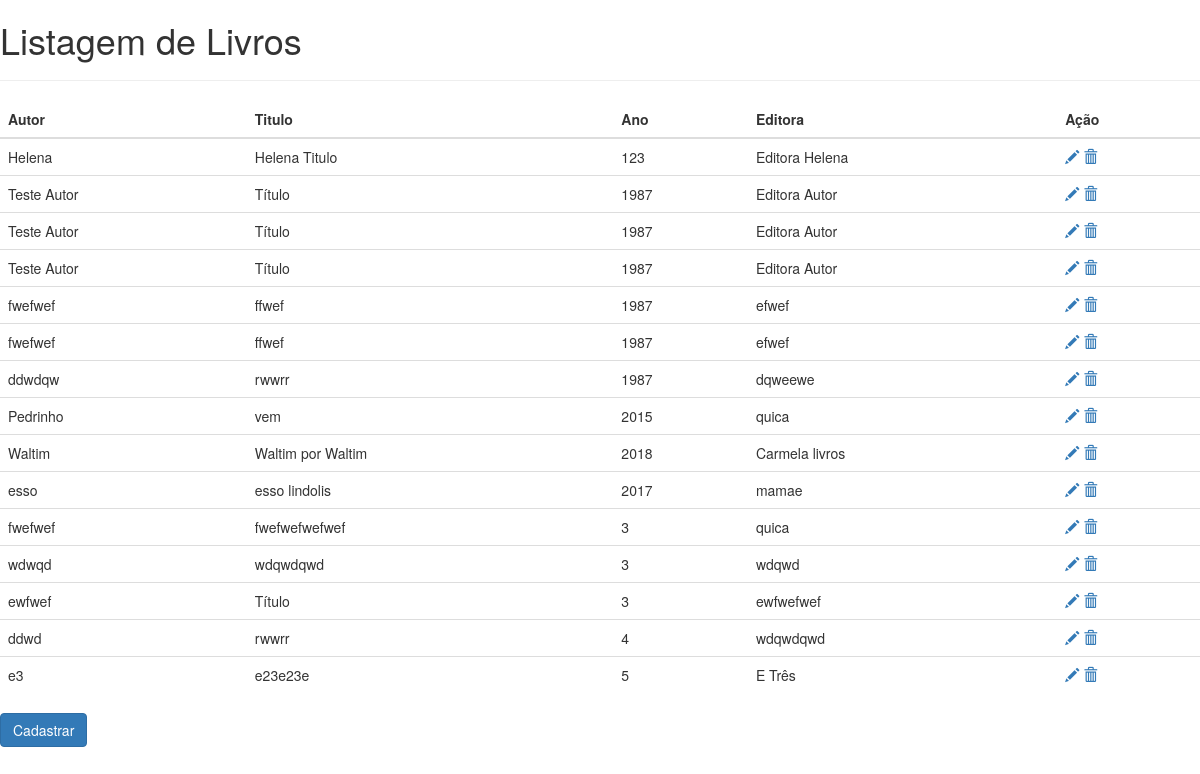
The page /livro_list/ on the database as committed earlier.
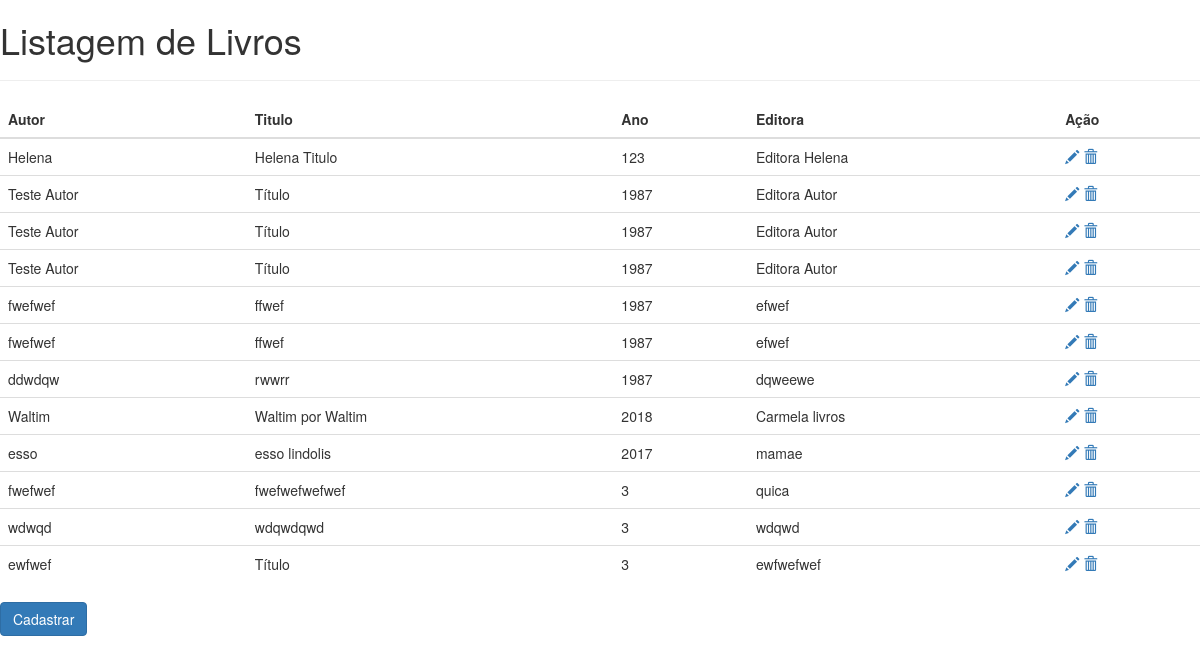
The same page on the database as committed later.
### livraria/models.py (models this page shows)
class Livro(models.Model):
    autor = models.CharField(max_length=50)
    editora = models.CharField(max_length=50)
    isbn = models.IntegerField()
    numeroPaginas = models.IntegerField()
    titulo = models.CharField(max_length=50)
    anoPublicacao = models.IntegerField()
    emailEditora = models.EmailField()

### livraria/views.py (the view)
# urls.py: url(r'^livro_list/', livro_list, name='listar_livros'),
def livro_list(request, template_name='livro_list.html'):
    livro = Livro.objects.all()
    livros = {'lista': livro}
    return render(request, template_name, livros)

### livraria/templates/livro_list.html (shortened to what this page needs)
{% extends 'base.html' %}
{% block tituloPagina %}
Listagem de Livros
{% endblock tituloPagina %}
{% block content %}
<table class="table">
  <thead>
    <tr>
      <th>Autor</th>
      <th>Titulo</th>
      <th>Ano</th>
      <th>Editora</th>
      <th>Ação</th>
    </tr>
  </thead>
  <tbody>
  {% for livro in lista %}
    <tr>
      <td>{{ livro.autor }}</td>
      <td>{{ livro.titulo }}</td>
      <td>{{ livro.anoPublicacao }}</td>
      <td>{{livro.editora}}</td>
      <td>
        <a href="{% url 'livro_edit' pk=livro.pk %}">
          <span class="glyphicon glyphicon-pencil"></span>
        </a>
        <a href="{% url 'livro_remove' pk=livro.pk %}">
          <span class="glyphicon glyphicon-trash"></span>
        </a>
      </td>
    </tr>
  {% endfor %}
  </tbody>
</table>
<a href="/livro_new">
<button type="submit" class="btn btn-primary">
    Cadastrar
</button>
</a>
{% endblock content %}

Rows that differ between the two databases and show on the page:
removed Livro: autor "Pedrinho", titulo "vem", anoPublicacao "2015", editora "quica"
removed Livro: autor "ddwd", titulo "rwwrr", anoPublicacao "4", editora "wdqwdqwd"
removed Livro: autor "e3", titulo "e23e23e", anoPublicacao "5", editora "E Três"
